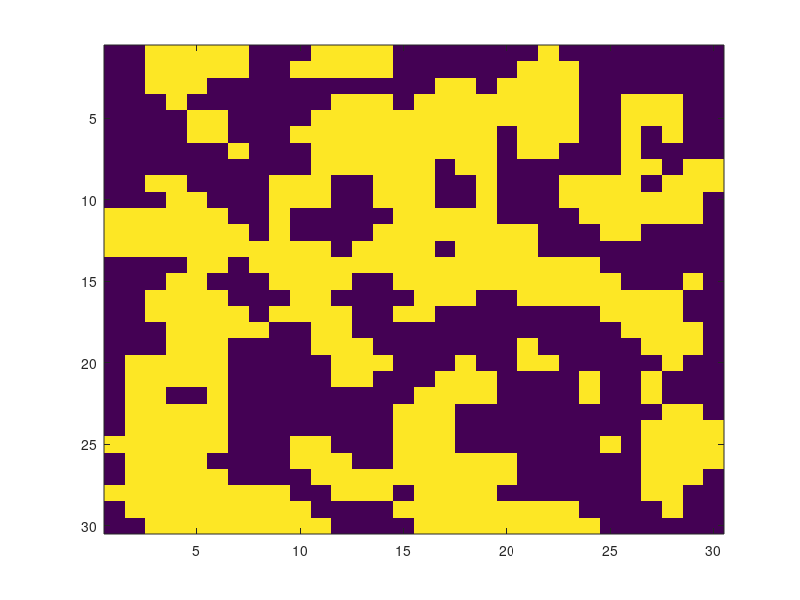

This figure's MATLAB source: (Note: this script raises an error after producing the figure.)
%% Set the weights to find the food breaking the fewest walls


%%Choice determined by
%%Val=Tn * TnVal - Mn*MnVal - Fn *FnVal-Wn*1000 + Sn * SnVal +Dn* DnVal;
MnVal = 1; % Value of avoiding retracing steps
FnVal = 5; % Value of avoiding breaking walls
DnVal = 10; % Value of following sound (through walls)

SnVal = 100; % Value of following nose (no wall breaking)
TnVal = 1000  % Value of grabbing target

%%shape field
OpenSpace= .6; % 0-1

while 1 == 1
fsize=30
'Building Field'
Wall=zeros(fsize,fsize);
Wall(1:fsize,[1 fsize])=1;
Wall([1 fsize],1:fsize)=1;
TargF=uint8(rand(fsize,fsize)>0.95);

Filt = [
    0.0751    0.1238    0.0751;
    0.1238    0.2042    0.1238;
    0.0751    0.1238    0.0751]

field=uint8(rand(fsize,fsize)>OpenSpace)*100;
if exist('fspecial.m')
    field=imfilter(uint8(field*100),fspecial('gaussian',3,1));
else
    field=filter2(Filt,uint8(field*100),'same');
end
field=field>median(field(:));
image(field*200)

TargF((Wall |field)>0)=0;

[Smells Dists]=Smelling(TargF,field,Wall);
Smell=sum(Smells,3);
Dist=sum(Dists,3);

image(Smell*300),pause(.1)
image(Dist*10),pause(.1)
[ty tx] = find(TargF);
for t = 1:size(ty,1)
    TargF(ty(t),tx(t))=t;
end
useT=ones(size(ty,1),1)>0;


F.mem=field*0;  %initialize memory
F.T=0;
F.F=0;
F.M=0;


[F.y F.x]= find(~(Wall | field),1);
Ff=field*0;
Ff(F.y,F.x)=1;


Show=uint8(TargF*200);
Show(:,:,2)=Ff*200;

Show(:,:,3)=Wall*10000 + field*150;

%smell

image(Show),pause(.1)

reps = 10000;
side=[0 1 ; 0 -1; -1 0; 1 0];
'Play'
for rep = 1:reps
    %%look 
   neary=side(:,1)+F.y;
   nearx=side(:,2)+F.x;
   inear=sub2ind([fsize fsize],neary,nearx);
   Wn=Wall(inear);
   Tn=TargF(inear)>0;
   Fn=field(inear);
   Mn=F.mem(inear);
   Dn=Dist(inear);
   Sn=Smell(inear);
   Val=Tn * TnVal - Mn*MnVal - Fn *FnVal-Wn*1000 + Sn * SnVal +Dn* DnVal;
   ToGo=find(Val==max(Val),1);
   Goy=neary(ToGo); Gox=nearx(ToGo);
   
   
   %%move
   F.y=Goy; F.x=Gox;
   F.T = F.T +Tn(ToGo);
   F.F=F.F+Fn(ToGo);
   F.M=F.M+Mn(ToGo);
   
   %% change spot
   if TargF(Goy,Gox)
    useT(TargF(Goy,Gox))=0;
    F.mem=F.mem*0;
   end
   Smell=sum(Smells(:,:,useT),3);
   Dist=sum(Dists(:,:,useT),3);
   %image(Dist*20),pause(.01);   
   
   TargF(Goy,Gox)=0;
   field(Goy,Gox)=0;
   F.mem(Goy,Gox)=F.mem(Goy,Gox)+1;
   
   %% Show
    Show=uint8(TargF*200);
    Ff=field*0;
    Ff(F.y,F.x)=1;
    Show(:,:,2)=Ff*200;
    Show(:,:,1)=Show(:,:,1)+uint8(Ff)*200;
    Show(:,:,2)=Show(:,:,2)+uint8(F.mem)*30;
    Show(:,:,3)=Wall*10000 + field*150;
    
    image(Show), pause(.01)
    if ~sum(useT), break,end
    
end

F
WallsBroken=F.F
Time = rep

end
